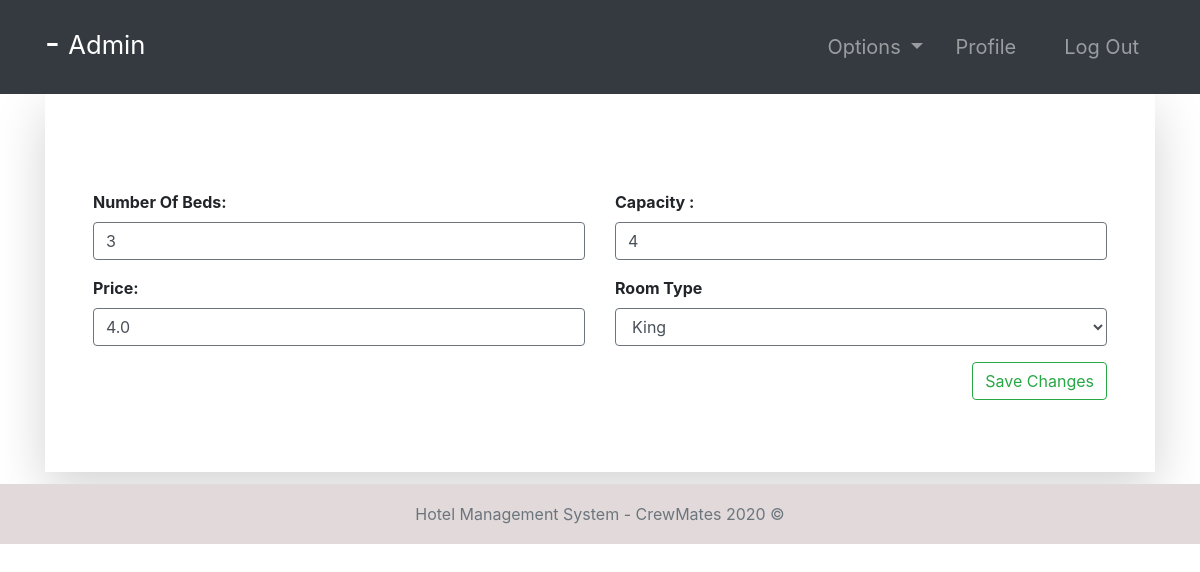
The page /room-edit/1/ (signed in) on the database its author committed.
### room/models.py (models this page shows, shortened)
class Room(models.Model):
    ROOM_TYPES = (
        ('King', 'King'),
        ('Luxury', 'Luxury'),
        ('Normal', 'Normal'),
        ('Economic', 'Economic'),
    )
    number = models.IntegerField(primary_key=True)
    capacity = models.SmallIntegerField()
    numberOfBeds = models.SmallIntegerField()
    roomType = models.CharField(max_length=20, choices=ROOM_TYPES)
    price = models.FloatField()
    statusStartDate = models.DateField(null=True)
    statusEndDate = models.DateField(null=True)

### room/views.py (the view)
# urls.py: path('room-edit/<str:pk>/', room_edit, name="room-edit"),
@login_required(login_url='login')
def room_edit(request, pk):
    role = str(request.user.groups.all()[0])
    path = role + "/"
    room = Room.objects.get(number=pk)
    form1 = editRoom(instance=room)
    context = {
        "role": role,
        "room": room,
        "form1": form1
    }
    if request.method == 'POST':
        form1 = editRoom(request.POST, instance=room)
        if form1.is_valid():
            form1.save()
            return redirect("room-profile", id=room.number)
    return render(request, path + "room-edit.html", context)

### room/forms.py
class editRoom(ModelForm):
    class Meta:
        model = Room
        fields = ["capacity", "numberOfBeds", "roomType", "price"]

### Templates/admin/room-edit.html
{% extends '../index.html' %}
{% block context %}
{% include '../common_pages/room-edit.html' %}
{% endblock %}

### Templates/incs/nav.html (shortened to what this page needs)
<nav class="navbar navbar-dark bg-dark navbar-expand-lg py-3 " role="navigation">
    <div class="container">
        <a href="" class="navbar-brand">
            <h2 class="text-capitalize">
                {{ request.user.first_name }} {{ request.user.last_name }} -
                <small>
                    {{ role }}
                </small>
            </h2>
        </a>
        <div class="collapse navbar-collapse" id="navbarTags">
            <ul class="navbar-nav ml-auto">
                <li class="nav-item dropdown p-2">
                    <a class="nav-link dropdown-toggle" href="#" id="navbarDropdown" role="button"
                        data-toggle="dropdown" aria-haspopup="true" aria-expanded="false">
                        Options
                    </a>
                </li>
                <li class="nav-item mr-3 p-2">
                    {% if role == 'staff' or role == 'receptionist' or role == 'admin' or role == 'manager' %}
                    <a href="{% url 'employee-profile' user.id %}" class="nav-link">Profile</a>
                    {% endif %}
                </li>
                <li class="nav-item p-2 ">
                    <a href="{% url 'logout' %}" class="nav-link">Log Out</a>
                </li>
            </ul>
        </div>
    </div>
</nav>

### Templates/common_pages/room-edit.html (shortened to what this page needs)
<div class="container">
    <div class="shadow-lg p-5">
        <form action="" method="POST">
            <div class="row mt-5">
                <div class="col-6">
                    <div class="form-group">
                        <label for="item-quantity"><b>Number Of Beds: </b></label>
                        <input type="number" min="0" class="form-control border border-secondary"
                            value="{{room.numberOfBeds}}" id="id_numberOfBeds" name="numberOfBeds">
                    </div>
                    <div class="form-group">
                        <label for="item-quantity"><b>Price: </b></label>
                        <input type="number" min="0" step="0.01" class="form-control border border-secondary"
                            value="{{room.price}}" id="id_price" name="price">
                    </div>
                </div>
                <div class="col-6">
                    <div class="form-group ">
                        <label for="item-type"><b>Capacity : </b></label>
                        <input type="number" min="1" class="form-control border border-secondary"
                            value="{{room.capacity}}" id="id_capacity" name="capacity">
                    </div>
                    <div class="form-group">
                        <label for="item-quantity"><b>Room Type</b></label>
                        <select name="roomType" required="" id="id_roomType"
                            class="form-control border border-secondary">
                            <option value="King" {% if room.roomType == 'King' %} selected {% endif %}>King</option>
                        </select>
                    </div>
                    <button type="submit" name="submit" class="btn btn-outline-success float-right">Save
                        Changes</button>
                </div>
            </div>
        </form>
        <br>
    </div>
</div>

### static/css/main.css (style rules this page uses)
* { margin: 0; padding: 0; -webkit-font-smoothing: antialiased; }
body { position: relative; }
nav .nav-item { font-size: 20px; }

### rows shown on the page
Room: numberOfBeds "3", price "4.0", capacity "4", roomType "King"

### other values the page prints
{{ role }} "Admin"
